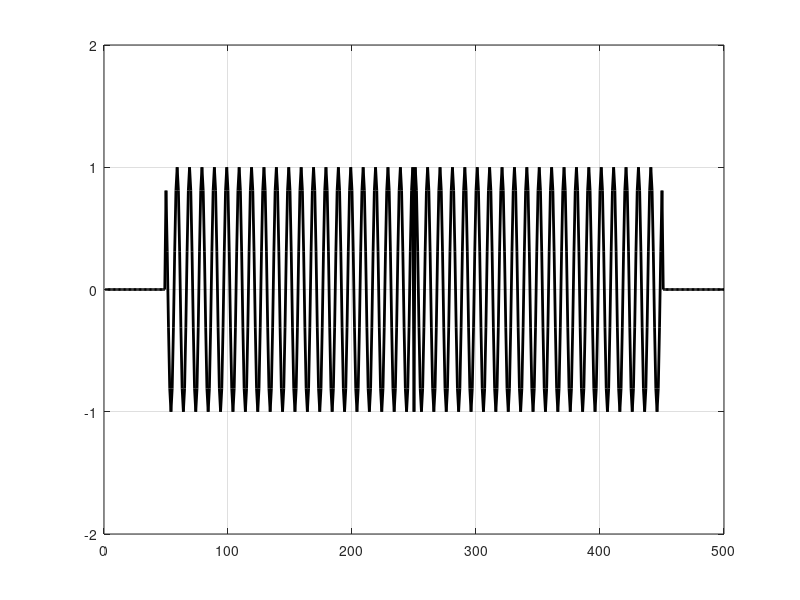

Write the MATLAB code that produced this figure.
clear all;
clc;
xdim=500;
time_tot=200;
xsource=250;

S=1;

epsilon0=1;
mu0=1;
c=1;
delta=1;
deltat=S*delta/c;
 
Ez=zeros(1,xdim);
Hy=zeros(1,xdim);
epsilon=epsilon0*ones(1,xdim);
epsilon(1,1:(xdim/2))=1.0;
epsilon(1,(xdim/2):xdim)=1.0;
mu=mu0*ones(1,xdim);

% gaussian=0;
sine=1;
impulse=0;
lambda = 10;
freq = c/lambda;

for n=1:1:time_tot;
    
    if sine == 1
    Ez(xsource)=cos(2*pi*freq*n);
    end
    if impulse == 1
        if n == 1
            Ez(xsource) = 1;
        else 
            Ez(xsource) = 0;
        end
    end
        
    Hy(1:xdim-1)=Hy(1:xdim-1)+(deltat./(delta*mu(1:xdim-1))).*(Ez(2:xdim)-Ez(1:xdim-1));
       
    Ez(2:xdim)=Ez(2:xdim)+(deltat./(deltat*epsilon(2:xdim))).*(Hy(2:xdim)-Hy(1:xdim-1));
    
    %Ez(xsource)=1;
        
        plot(1:1:xdim,Ez,'color','k','linewidth',2);
        grid on;
        axis([0, xdim, -2, 2]);
        getframe;
end

%critical dimention : smallest critical fearure the grid should capture..
%critical timestep : minimum timestep to choose such that S is nowhere
%greater than one

%imlement mer's absorbing boundary condition